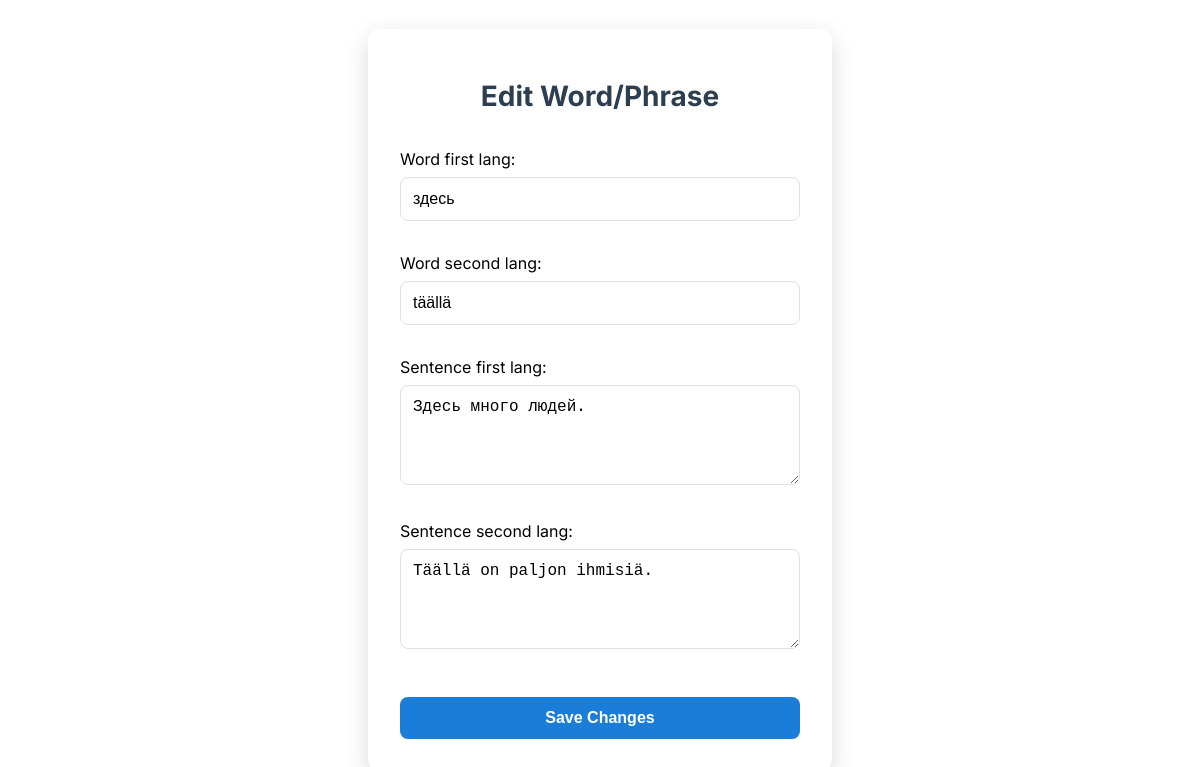
Page /edit/4/ on the committed database.
### content_manager/models.py (models this page shows, shortened)
class WordPhrase(models.Model):
    word_first_lang = models.CharField(max_length=255)
    sentence_first_lang = models.TextField(blank=True, null=True)
    word_second_lang = models.CharField(max_length=255)
    sentence_second_lang = models.TextField(blank=True, null=True)

### content_manager/views.py (the view)
# urls.py: path('edit/<int:pk>/', views.edit_word, name='edit_word'),
def edit_word(request, pk):
    word = get_object_or_404(WordPhrase, pk=pk)
    if request.method == "POST":
        form = WordPhraseForm(request.POST, instance=word)
        if form.is_valid():
            form.save()
            return redirect('word_list')
    else:
        form = WordPhraseForm(instance=word)
    return render(request, 'content_manager/edit_word.html', {'form': form})

### content_manager/forms.py
class WordPhraseForm(forms.ModelForm):
    class Meta:
        model = WordPhrase
        fields = ['word_first_lang', 'word_second_lang', 'sentence_first_lang', 'sentence_second_lang']
    def __init__(self, *args, **kwargs):
        super().__init__(*args, **kwargs)
        self.fields['word_first_lang'].required = True
        self.fields['word_second_lang'].required = True

### content_manager/templates/content_manager/edit_word.html (shortened to what this page needs)
<!DOCTYPE html>
<html lang="en">
<head>
</head>
<body>
    <div class="form-container">
        <h1>Edit Word/Phrase</h1>
        <form method="post">
            {{ form.as_p }}
            <button type="submit">Save Changes</button>
        </form>
    </div>
</body>
</html>

### content_manager/templates/content_manager/edit_word.html (style rules this page uses)
body, html { margin: 0; padding: 0; height: 100%; font-family: 'Inter', sans-serif; background-color: #ffffff; display: flex; justify-content: center; align-items: center; }
.form-container { background: #ffffff; padding: 2rem; border-radius: 12px; box-shadow: 0 8px 24px rgba(0, 0, 0, 0.15); width: 100%; max-width: 400px; margin: 40px 0; }
h1 { text-align: center; color: #2c3e50; margin-bottom: 1.5rem; font-size: 1.75rem; font-weight: 700; }
form { display: flex; flex-direction: column; }
form p { margin: 0.75rem 0; }
input, textarea { width: 100%; padding: 0.75rem; margin: 0.5rem 0; border: 1px solid #e0e0e0; border-radius: 8px; font-size: 1rem; box-sizing: border-box; transition: border-color 0.3s ease, box-shadow 0.3s ease; }
textarea { resize: vertical; height: 100px; }
button { background-color: #1a7dd8; color: white; padding: 0.75rem; border: none; border-radius: 8px; font-size: 1rem; font-weight: 600; cursor: pointer; margin-top: 1.5rem; transition: background-color 0.3s ease, transform 0.2s ease; }

### rows in the picture
WordPhrase: word_first_lang "здесь", word_second_lang "täällä", sentence_first_lang "Здесь много людей.", sentence_second_lang "Täällä on paljon ihmisiä."
